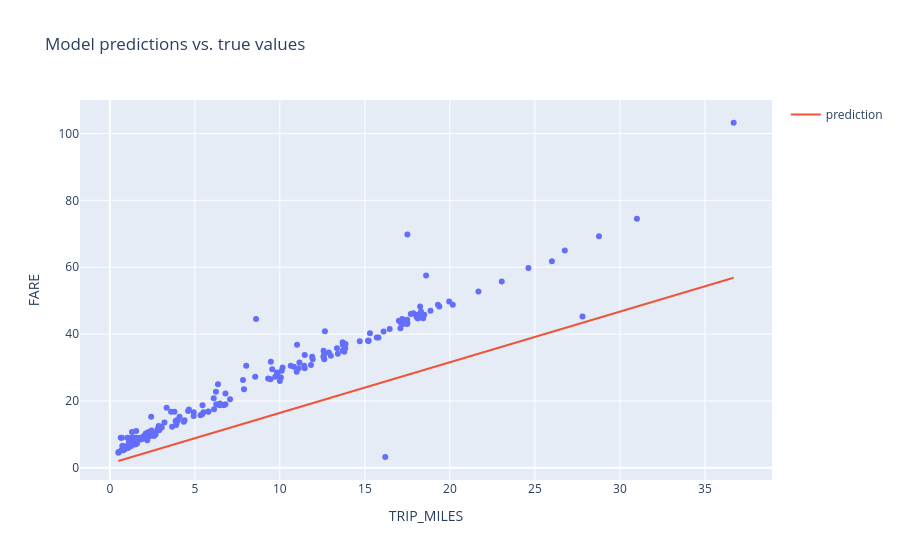

Write notebook code for a chart like this one.
### Code cell
#@title Code - Experiment 2c

# The following variables are the hyperparameters.
# TODO - Adjust these hyperparameters to see how they impact a training run.
settings_2 = ml_edu.experiment.ExperimentSettings(
    learning_rate = 0.001,
    number_epochs = 20,
    batch_size = 500,
    input_features = ['TRIP_MILES']
)

metrics = [keras.metrics.RootMeanSquaredError(name='rmse')]

model_2 = create_model(settings_2, metrics)

experiment_2 = train_model('one_feature_hyper', model_2, training_df, 'FARE', settings_2)

ml_edu.results.plot_experiment_metrics(experiment_2, ['rmse'])
ml_edu.results.plot_model_predictions(experiment_2, training_df, 'FARE')

### Figure 1 — Plotly figure (JSON) as saved in the notebook; plotly's stock layout.template omitted (floating-point values rounded to 4 significant figures; data arrays with more than 128 entries replaced by an {"elided": "..."} marker saying what was removed)
{"data": [{"hovertemplate": "TRIP_MILES=%{x}<br>FARE=%{y}<extra></extra>", "legendgroup": "", "marker": {"color": "#636efa", "symbol": "circle"}, "mode": "markers", "name": "", "orientation": "v", "showlegend": false, "type": "scatter", "x": {"elided": "200 float values"}, "xaxis": "x", "y": {"elided": "200 float values"}, "yaxis": "y"}, {"mode": "lines", "name": "prediction", "type": "scatter", "x": {"elided": "200 float values"}, "y": {"elided": "200 float values"}}], "layout": {"legend": {"tracegroupgap": 0}, "title": {"text": "Model predictions vs. true values"}, "xaxis": {"anchor": "y", "domain": [0, 1], "title": {"text": "TRIP_MILES"}}, "yaxis": {"anchor": "x", "domain": [0, 1], "title": {"text": "FARE"}}}}
